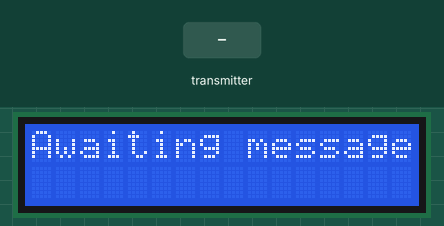
Simulated run of this sketch. Board: Arduino Uno, built with avr-gcc and run on an emulated ATmega328P. Parts: 16×2 character LCD. Inputs (shaded band) come from the test bench. No radio packets arrive unless stated; what the sketch prints to the serial monitor is not drawn.

Above: at 1.2 s.
1.3 s: the transmitter starts sending nrfMessage = 0
At 2.0 s:
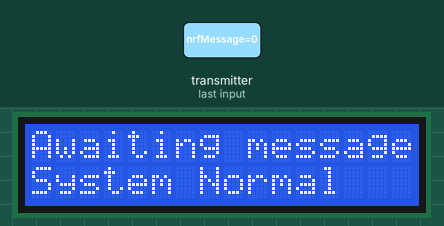
4.3 s: the transmitter starts sending nrfMessage = 256
Timing chart, 0 to 7.3 s (numbered marks = the images above; inputs shaded):
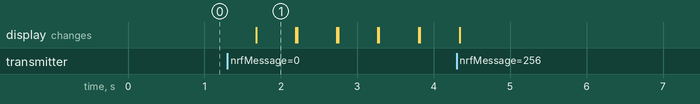

The sketch:

nrf24l01-receiver.ino
```cpp
#include <SPI.h>
#include <nRF24L01.h>
#include <RF24.h>
#include <LiquidCrystal_I2C.h>

RF24 radio(8,9); // CE, CSN
LiquidCrystal_I2C lcd(0x26, 16, 2);

const byte addresses[][6] = {"00001", "00002"};
boolean buttonState = 0;
int nrfMessage;
//char *nrfMessage;
bool nrfAlarm = 0;
const char *lcdMessage[] = {
  "System Normal" //0
  ,"Fire Alarm" //1
  ,"Air Quality Alarm" //2
  ,"Ball switched" //3
  ,"A#4" //4
  ,"A#5" //5
  ,"A#6" //6
  ,"A#7" //7
  ,"Alarm # 8" //8
  ,"Alarm # 9" //9
  ,"Alarm # 10" //10
  ,"Alarm: Ultrasonic" //11
  ,"Alarm: Laser Tripwire" //12
  ,"Alarm: Reed Switch" // 13
  ,"Alarm # 14" // 14
  ,"Alarm # 15" //15
  ,"Alarm" //16
};

void setup() {
    Serial.begin(9600);
  radio.begin();
  radio.openWritingPipe(addresses[1]); // 00002
  radio.openReadingPipe(1, addresses[0]); // 00001
  radio.setPALevel(RF24_PA_MIN);
    lcd.begin();
    lcd.backlight();
}

void loop() {
  Serial.println("......");
  lcd.clear();
  lcd.print("Awaiting message");

  //int potValue = analogRead(A0);
  //int angleValue = map(potValue, 0, 1023, 0, 180);
  /*if(nrfAlarm == HIGH){
      delay(5);
      radio.stopListening();
      radio.write(&nrfMessage, sizeof(nrfMessage));
  }*/

  delay(5);
  radio.startListening();
  if(radio.available()){
    Serial.println("Radio on..");
    radio.read(&nrfMessage, sizeof(nrfMessage));
    if (nrfMessage >= 0) {
    //if(nrfMessage != ""){
      //digitalWrite(led, HIGH);
      lcd.setCursor(0,1);
      lcd.print(lcdMessage[nrfMessage]);
      //lcd.print(nrfMessage);
      Serial.print("Message Received: ");
      Serial.println(nrfMessage);
    }
  }
  delay(500);
}
```

Measured:
- after the input at 1.3 s, the display: changes after 0.38 s (image 1)
- what the display in image 1 shows lasts 0.5 s, from 1.7 s to 2.2 s
